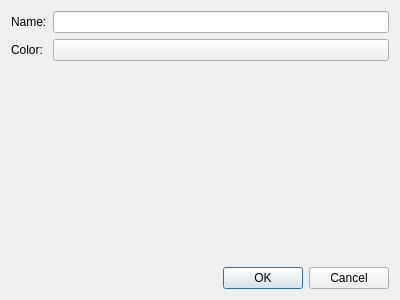
<?xml version="1.0" encoding="UTF-8"?>
<ui version="4.0">
 <class>ConfigDialog</class>
 <widget class="QDialog" name="ConfigDialog">
  <property name="geometry">
   <rect>
    <x>0</x>
    <y>0</y>
    <width>400</width>
    <height>300</height>
   </rect>
  </property>
  <property name="windowTitle">
   <string>Dialog</string>
  </property>
  <layout class="QGridLayout" name="gridLayout">
   <item row="0" column="0">
    <layout class="QFormLayout" name="formLayout">
     <item row="0" column="0">
      <widget class="QLabel" name="label">
       <property name="text">
        <string>Name:</string>
       </property>
      </widget>
     </item>
     <item row="0" column="1">
      <widget class="QLineEdit" name="lineEdit"/>
     </item>
     <item row="1" column="0">
      <widget class="QLabel" name="label_2">
       <property name="text">
        <string>Color:</string>
       </property>
      </widget>
     </item>
     <item row="1" column="1">
      <widget class="QPushButton" name="pushButton">
       <property name="text">
        <string/>
       </property>
      </widget>
     </item>
    </layout>
   </item>
   <item row="1" column="0">
    <widget class="QDialogButtonBox" name="buttonBox">
     <property name="orientation">
      <enum>Qt::Horizontal</enum>
     </property>
     <property name="standardButtons">
      <set>QDialogButtonBox::Cancel|QDialogButtonBox::Ok</set>
     </property>
    </widget>
   </item>
  </layout>
 </widget>
 <resources/>
 <connections>
  <connection>
   <sender>buttonBox</sender>
   <signal>accepted()</signal>
   <receiver>ConfigDialog</receiver>
   <slot>accept()</slot>
   <hints>
    <hint type="sourcelabel">
     <x>248</x>
     <y>254</y>
    </hint>
    <hint type="destinationlabel">
     <x>157</x>
     <y>274</y>
    </hint>
   </hints>
  </connection>
  <connection>
   <sender>buttonBox</sender>
   <signal>rejected()</signal>
   <receiver>ConfigDialog</receiver>
   <slot>reject()</slot>
   <hints>
    <hint type="sourcelabel">
     <x>316</x>
     <y>260</y>
    </hint>
    <hint type="destinationlabel">
     <x>286</x>
     <y>274</y>
    </hint>
   </hints>
  </connection>
 </connections>
</ui>
